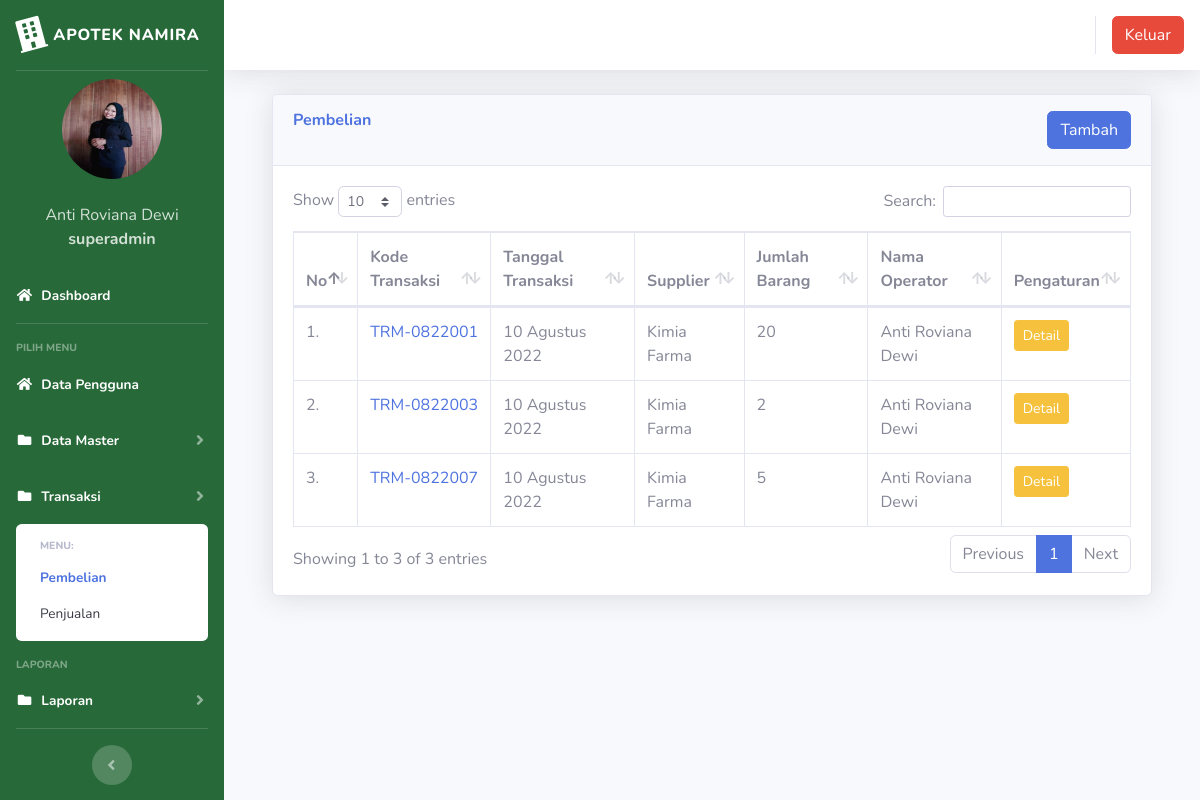
The app's page /index.php?page=barangmasuk (signed in) with its own data.
### tables this page shows
CREATE TABLE `barang_masuk` (
  `id` int(11) NOT NULL,
  `kode_transaksi` varchar(100) NOT NULL,
  `nama_operator` varchar(100) DEFAULT NULL,
  `tanggal` date NOT NULL,
  `kode_barang` varchar(100) NOT NULL,
  `nama_barang` varchar(100) NOT NULL,
  `kode_supplier` varchar(100) DEFAULT NULL,
  `nama_supplier` varchar(100) NOT NULL,
  `jumlah` varchar(100) NOT NULL,
  `jumlah_sisa` int(11) NOT NULL DEFAULT 0,
  `harga_barang` int(11) NOT NULL DEFAULT 0,
  `sub_total` int(11) DEFAULT 0
);

### helper/helper.php (called while the page is built, shortened)
<?php
function date_format_indo($tanggal)
{
	$bulan = array(
		1 => 'Januari',
		'Februari',
		'Maret',
		'April',
		'Mei',
		'Juni',
		'Juli',
		'Agustus',
		'September',
		'Oktober',
		'November',
		'Desember'
	);
	$pecahkan = explode('-', $tanggal);
	return $pecahkan[2] . ' ' . $bulan[(int) $pecahkan[1]] . ' ' . $pecahkan[0];
}

### page/barangmasuk/barangmasuk.php (the view)
<div class="container-fluid">
	<div class="card shadow mb-4">
		<div class="card-header py-3">
			<div class="row">
				<div class="col-md-8">
					<h6 class="m-0 font-weight-bold text-primary">Pembelian</h6>
				</div>
				<div class="col-md-4 text-right">
					<a href="?page=barangmasuk&aksi=tambahbarangmasuk" class="btn btn-primary">Tambah</a>
				</div>
			</div>
		</div>
		<div class="card-body">
			<div class="table-responsive">
				<table class="table table-bordered table-hover" id="dataTable" cellspacing="0">
					<thead>
						<tr>
							<th>No</th>
							<th>Kode Transaksi</th>
							<th>Tanggal Transaksi</th>
							<th>Supplier</th>
							<th>Jumlah Barang</th>
							<th>Nama Operator</th>
							<th>Pengaturan</th>
						</tr>
					</thead>
					<tbody>
						<?php
						$no = 1;
						$query = "select *, sum(jumlah) as total_item from barang_masuk group by kode_transaksi";
						$result = mysqli_query($koneksi, $query);
						while ($data = mysqli_fetch_assoc($result)) {
						?>
							<tr>
								<td><?= $no++; ?>.</td>
								<td>
									<a href="?page=barangmasuk&aksi=ubahbarangmasuk&kode_transaksi=<?= $data['kode_transaksi']; ?>">
										<?= $data['kode_transaksi']; ?>
									</a>
								</td>
								<td><?= date_format_indo($data['tanggal']); ?></td>
								<td><?= $data['nama_supplier']; ?></td>
								<td><?= $data['total_item']; ?></td>
								<td><?= $data['nama_operator']; ?></td>
								<td>
									<div class="btn-group sm" role="group" aria-label="Basic example">
										<a href="?page=barangmasuk&aksi=ubahbarangmasuk&kode_transaksi=<?= $data['kode_transaksi']; ?>" class="btn btn-warning btn-sm">Detail</a>
									</div>
								</td>
							</tr>
						<?php
						}
						?>
					</tbody>
				</table>
			</div>
		</div>
	</div>
</div>

### records on screen
barang_masuk: kode_transaksi "TRM-0822001", tanggal "10 Agustus 2022", nama_supplier "Kimia Farma", total_item "20", nama_operator "Anti Roviana Dewi"
barang_masuk: kode_transaksi "TRM-0822003", tanggal "10 Agustus 2022", nama_supplier "Kimia Farma", total_item "2", nama_operator "Anti Roviana Dewi"
barang_masuk: kode_transaksi "TRM-0822007", tanggal "10 Agustus 2022", nama_supplier "Kimia Farma", total_item "5", nama_operator "Anti Roviana Dewi"

### other values on screen
$_SESSION['nama'] "Anti Roviana Dewi"
$_SESSION['level'] "superadmin"
